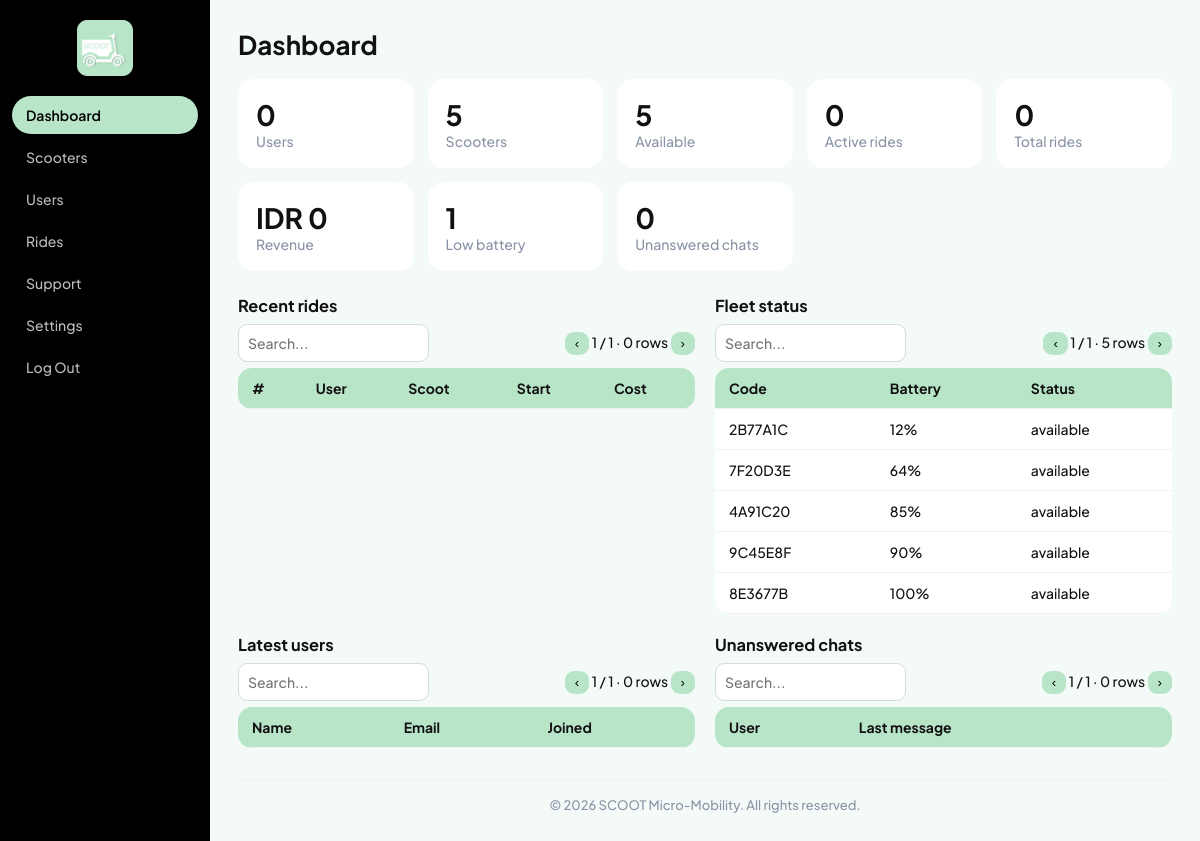
The app's page /admin/index.php?p=dash (signed in) with its own data.
### tables this page shows
CREATE TABLE scooters(
  id INT AUTO_INCREMENT PRIMARY KEY,
  code VARCHAR(20) NOT NULL UNIQUE,
  lat DOUBLE,
  lng DOUBLE,
  battery INT DEFAULT 100,
  status VARCHAR(12) DEFAULT 'available',
  reserved_by INT NULL,
  reserved_until INT NULL,
  FOREIGN KEY(reserved_by) REFERENCES users(id) ON DELETE SET NULL
);

### db.php (called while the page is built, shortened)
<?php
$db = require 'config/database.php';
function q($sql, $params = []) {
    global $db;
    $stmt = $db->prepare($sql);
    $stmt->execute($params);
    return $stmt;
}

### admin/includes/view_dash.php (the view, shortened to what this page needs)
<?php
$c = fn($sql) => q($sql)->fetchColumn();
$unqQuery = "SELECT COUNT(*) FROM users u JOIN messages m ON m.id=(SELECT MAX(id) FROM messages WHERE uid=u.id) WHERE m.admin=0";
?>
<div class="cards">
    <div class="card"><b><?=$c('SELECT COUNT(*) FROM users')?></b><span>Users</span></div>
    <div class="card"><b><?=$c('SELECT COUNT(*) FROM scooters')?></b><span>Scooters</span></div>
    <div class="card"><b><?=$c("SELECT COUNT(*) FROM scooters WHERE status='available'")?></b><span>Available</span></div>
    <div class="card"><b><?=$c('SELECT COUNT(*) FROM rides WHERE end IS NULL')?></b><span>Active rides</span></div>
    <div class="card"><b><?=$c('SELECT COUNT(*) FROM rides WHERE end IS NOT NULL')?></b><span>Total rides</span></div>
    <div class="card"><b>IDR <?=number_format((int)$c('SELECT COALESCE(SUM(cost),0) FROM rides'))?></b><span>Revenue</span></div>
    <div class="card"><b><?=$c('SELECT COUNT(*) FROM scooters WHERE battery<20')?></b><span>Low battery</span></div>
    <div class="card"><b><?=$c($unqQuery)?></b><span>Unanswered chats</span></div>
</div>
<div class="grid2">
    <div>
        <h3>Recent rides</h3>
        <table class="dt">
            <tr><th>#</th><th>User</th><th>Scoot</th><th>Start</th><th>Cost</th></tr>
        </table>
    </div>
    <div>
        <h3>Fleet status</h3>
        <table class="dt">
            <tr><th>Code</th><th>Battery</th><th>Status</th></tr>
            <?php foreach (q('SELECT code,battery,status FROM scooters ORDER BY battery')->fetchAll() as $s): ?>
                <tr><td><?=$h($s['code'])?></td><td><?=$s['battery']?>%</td><td><?=$h($s['status'])?></td></tr>
            <?php endforeach; ?>
        </table>
    </div>
    <div>
        <h3>Latest users</h3>
        <table class="dt">
            <tr><th>Name</th><th>Email</th><th>Joined</th></tr>
        </table>
    </div>
    <div>
        <h3>Unanswered chats</h3>
        <table class="dt">
            <tr><th>User</th><th>Last message</th><th></th></tr>
        </table>
    </div>
</div>

### admin/assets/css/style.css (style rules this page uses)
* { box-sizing: border-box; }
body { margin: 0; font: 500 14px 'Plus Jakarta Sans', sans-serif; background: #f4faf7; color: #111; display: flex; min-height: 100vh; }
.cards { display: grid; grid-template-columns: repeat(auto-fit, minmax(160px, 1fr)); gap: 14px; }
.card { background: #fff; border-radius: 16px; padding: 18px; }
.card b { display: block; font-size: 28px; }
.card span { color: #8a94a6; }
table { width: 100%; border-collapse: collapse; background: #fff; border-radius: 14px; overflow: hidden; }
th, td { padding: 11px 14px; text-align: left; border-bottom: 1px solid #eef2f0; }
th { background: #B8E5C8; cursor: pointer; user-select: none; }
.grid2 { display: grid; grid-template-columns: repeat(auto-fit, minmax(380px, 1fr)); gap: 20px; margin-top: 24px; }
h3 { margin: 0 0 8px; }

### records on screen
scooters: code "2B77A1C", battery "12", status "available"
scooters: code "7F20D3E", battery "64", status "available"
scooters: code "4A91C20", battery "85", status "available"
scooters: code "9C45E8F", battery "90", status "available"
scooters: code "8E3677B", battery "100", status "available"

### other values on screen
$v "Dashboard"
$v "Scooters"
$v "Users"
$v "Rides"
$v "Support"
$v "Settings"
$tabs[$p] "Dashboard"
$c('SELECT COUNT(*) FROM users') "0"
$c('SELECT COUNT(*) FROM scooters') "5"
$c("SELECT COUNT(*) FROM scooters WHERE status='available'") "5"
$c('SELECT COUNT(*) FROM rides WHERE end IS NULL') "0"
$c('SELECT COUNT(*) FROM rides WHERE end IS NOT NULL') "0"
$c('SELECT COALESCE(SUM(cost),0) FROM rides') "0"
$c('SELECT COUNT(*) FROM scooters WHERE battery<20') "1"
$c($unqQuery) "0"
